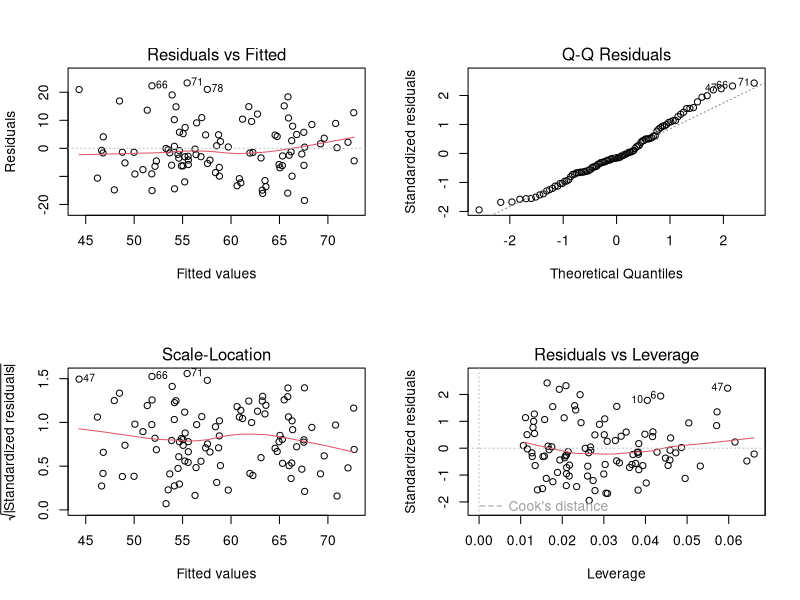
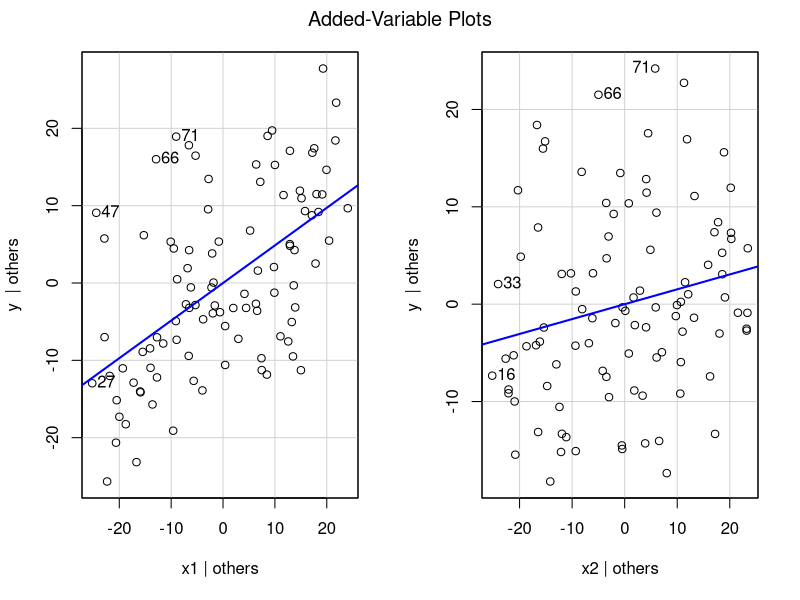
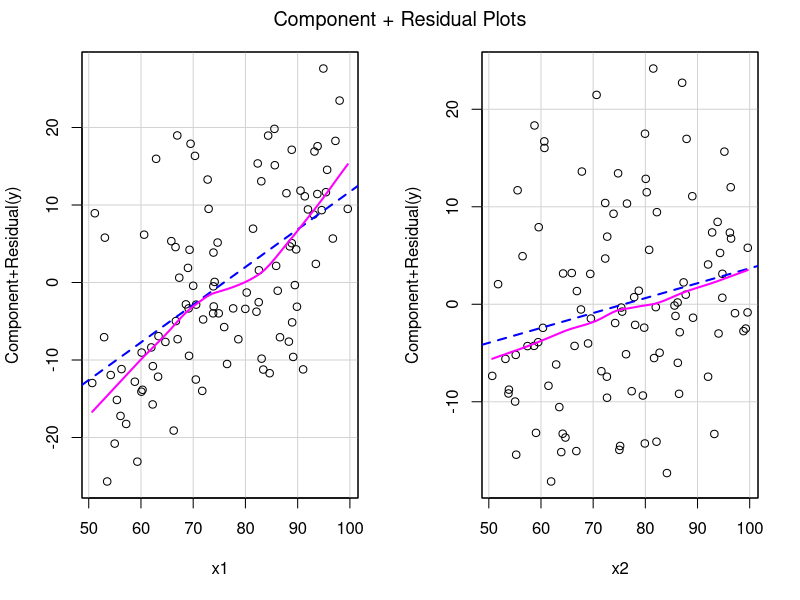
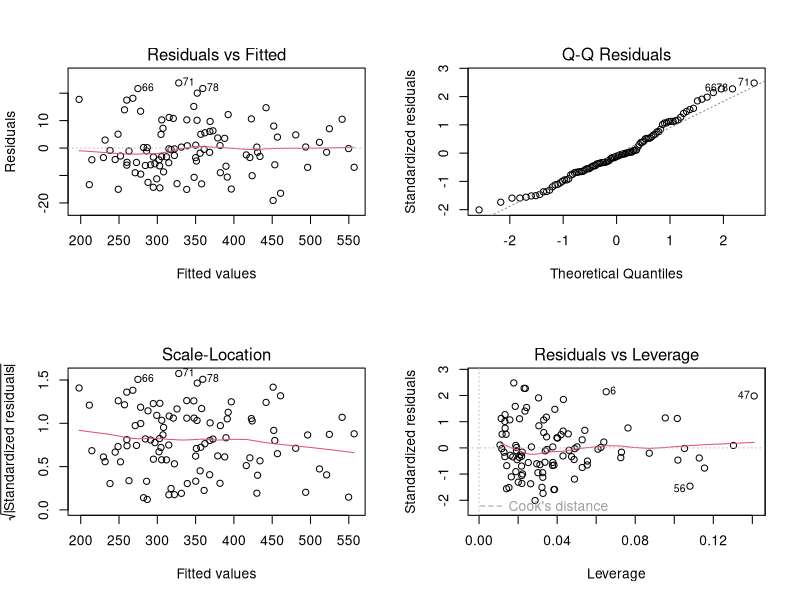
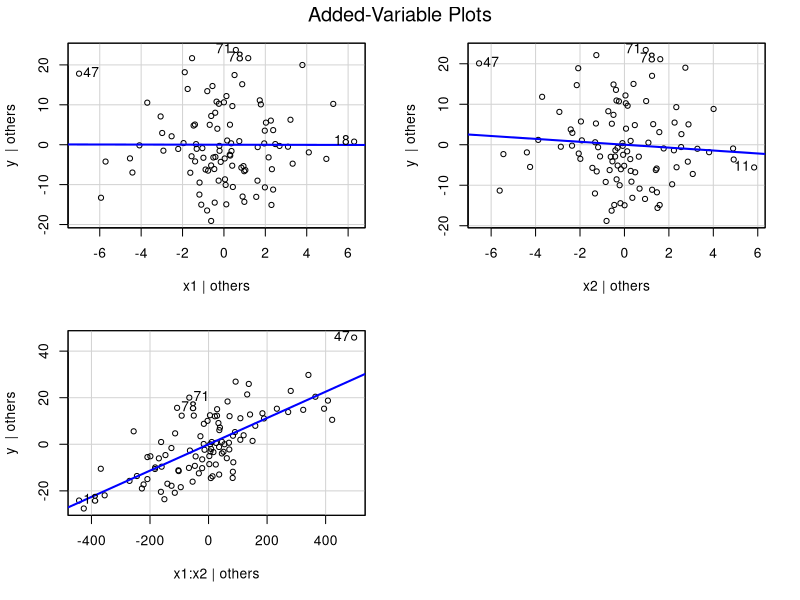
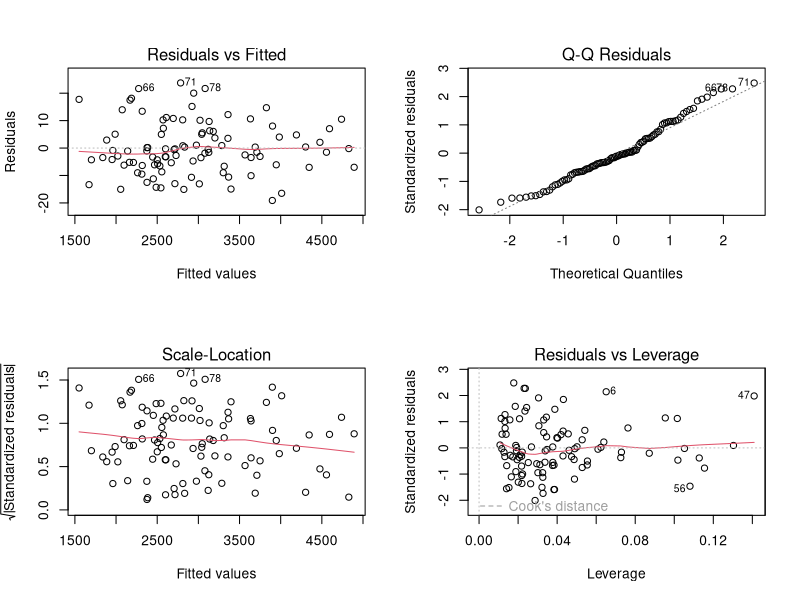
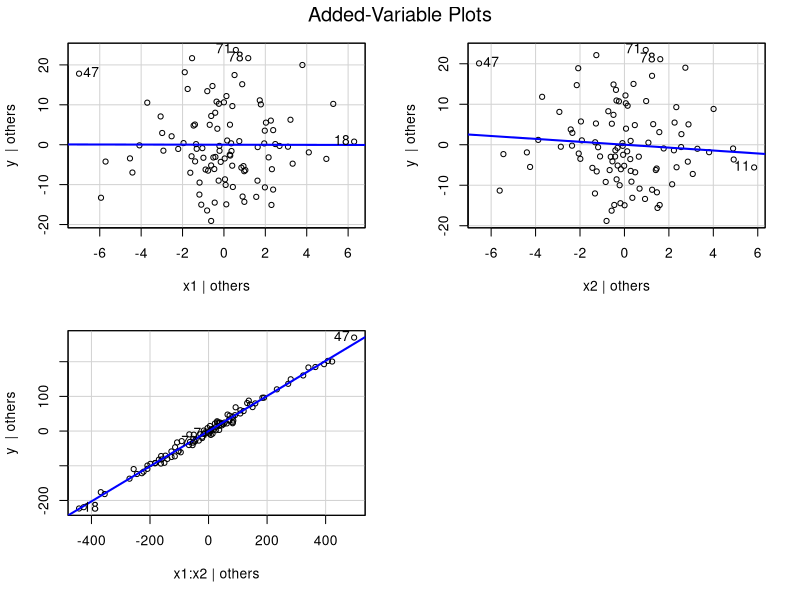
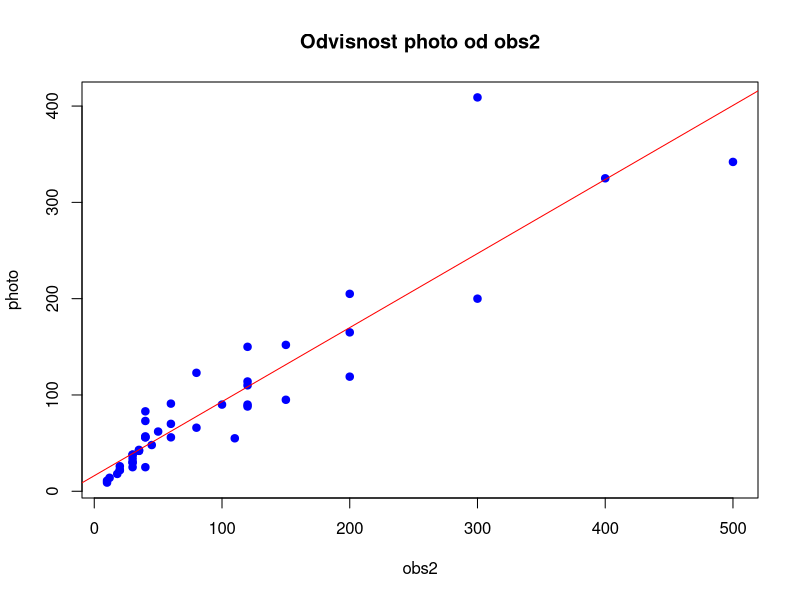

The R source for these figures, in order:
## ---- chunk 1
knitr::opts_chunk$set(echo = TRUE)
library(car)

## ---- chunk 2
getData = function(beta_3, n = 100, beta_0 = 10, beta_1 = 0.5, beta_2 = 0.15, sigma = 10) {
  set.seed(1) 
  x1 = runif(n, 50, 100)
  x2 = runif(n, 50, 100)
  
  eps = rnorm(n, mean = 0, sd = sigma)
  y = beta_0 + beta_1 * x1 + beta_2 * x2 + beta_3 * x1 * x2 + eps
  
  data.frame(x1 = x1, x2 = x2, y = y)
}


beta_3_values = c(0, 0.05, 0.5)
data_list = lapply(beta_3_values, getData)
## ---- chunk 3
data_1 <- data_list[[1]]  
model_1 <- lm(y ~ x1 + x2, data = data_1)

par(mfrow = c(2, 2))
## ---- chunk 4
par(mfrow = c(2, 2))
summary(model_1)
plot(model_1)
avPlots(model_1)
crPlots(model_1)
## ---- chunk 5
data_2 <- data_list[[2]]  
model_2 <- lm(y ~ x1 * x2, data = data_2)
data_3 <- data_list[[3]]  
model_3 <- lm(y ~ x1 * x2, data = data_3)
## ---- chunk 6
par(mfrow = c(2, 2))
summary(model_2)
plot(model_2)
avPlots(model_2)
## ---- chunk 7
par(mfrow = c(2, 2))
summary(model_3)
plot(model_3)
avPlots(model_3)
## ---- chunk 8
data_snowgeese <- read.table("SNOWGEESE.txt", header = TRUE)
## ---- chunk 9
par(mfrow = c(1, 1))
plot(data_snowgeese$obs2, data_snowgeese$photo, 
     xlab = "obs2", 
     ylab = "photo", 
     main = "Odvisnost photo od obs2",
     pch = 19, col = "blue")
abline(lm(photo ~ obs2, data = data_snowgeese), col = "red")
## ---- chunk 10

model.goske <- lm(photo ~ obs2, data = data_snowgeese)

summary(model.goske)
## ---- chunk 11
par(mfrow = c(2, 2))
plot(model.goske)
## ---- chunk 12
model.goske.log <- lm(log(photo) ~ log(obs2), data = data_snowgeese)

## ---- chunk 13
par(mfrow = c(2, 2))
plot(model.goske.log)
## ---- chunk 14
par(mfrow = c(1, 1))
influencePlot(model.goske.log,
              id = list(method = "noteworthy", n = 2, cex = 1, location = "lr"),
              xlab = "Vzvodi", ylab = "Studentizirani ostanki")

outlierTest(model.goske.log)
## ---- chunk 15
plot(data_snowgeese$obs2, hatvalues(model.goske.log), pch = 16,
xlab = c("obs2"), ylab = c("Vzvod"))
## ---- chunk 16
vplivne = lm.influence(model.goske.log)
names(vplivne)
sort(vplivne$hat, decreasing = TRUE)[1:4] # 4 točke z največjimi vzvodi
## ---- chunk 17
summary(model.goske.log)
## ---- chunk 18
exp(confint(model.goske.log)[1,])
exp(confint(model.goske.log)[2,])
